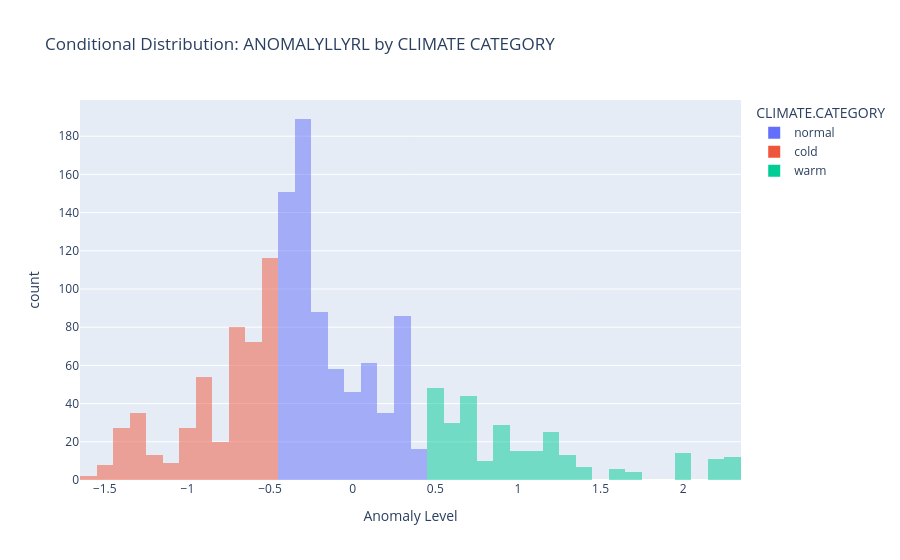

The cell this chart's notebook holds for it:
### Code cell
#fig 4
px.histogram(outage, x='ANOMALY.LEVEL', color='CLIMATE.CATEGORY', barmode='overlay',
                    title='Conditional Distribution: ANOMALYLLYRL by CLIMATE CATEGORY',
                    labels={'ANOMALY.LEVEL': 'Anomaly Level', 'count': 'Frequency'})

### Figure 1 — Plotly figure (JSON) as saved in the notebook; plotly's stock layout.template omitted (floating-point values rounded to 4 significant figures; data arrays with more than 128 entries replaced by an {"elided": "..."} marker saying what was removed)
{"data": [{"alignmentgroup": "True", "bingroup": "x", "hovertemplate": "CLIMATE.CATEGORY=normal<br>Anomaly Level=%{x}<br>count=%{y}<extra></extra>", "legendgroup": "normal", "marker": {"color": "#636efa", "opacity": 0.5, "pattern": {"shape": ""}}, "name": "normal", "offsetgroup": "normal", "orientation": "v", "showlegend": true, "type": "histogram", "x": {"elided": "730 float values"}, "xaxis": "x", "yaxis": "y"}, {"alignmentgroup": "True", "bingroup": "x", "hovertemplate": "CLIMATE.CATEGORY=cold<br>Anomaly Level=%{x}<br>count=%{y}<extra></extra>", "legendgroup": "cold", "marker": {"color": "#EF553B", "opacity": 0.5, "pattern": {"shape": ""}}, "name": "cold", "offsetgroup": "cold", "orientation": "v", "showlegend": true, "type": "histogram", "x": {"elided": "463 float values"}, "xaxis": "x", "yaxis": "y"}, {"alignmentgroup": "True", "bingroup": "x", "hovertemplate": "CLIMATE.CATEGORY=warm<br>Anomaly Level=%{x}<br>count=%{y}<extra></extra>", "legendgroup": "warm", "marker": {"color": "#00cc96", "opacity": 0.5, "pattern": {"shape": ""}}, "name": "warm", "offsetgroup": "warm", "orientation": "v", "showlegend": true, "type": "histogram", "x": {"elided": "283 float values"}, "xaxis": "x", "yaxis": "y"}], "layout": {"barmode": "overlay", "legend": {"title": {"text": "CLIMATE.CATEGORY"}, "tracegroupgap": 0}, "title": {"text": "Conditional Distribution: ANOMALYLLYRL by CLIMATE CATEGORY"}, "xaxis": {"anchor": "y", "domain": [0, 1], "title": {"text": "Anomaly Level"}}, "yaxis": {"anchor": "x", "domain": [0, 1], "title": {"text": "count"}}}}
